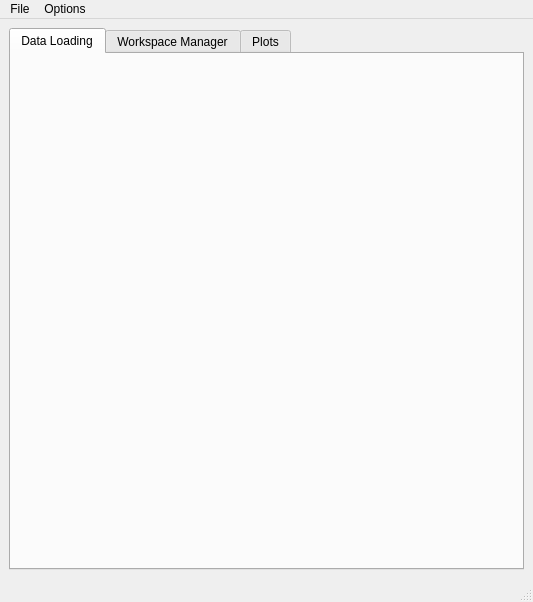
<?xml version="1.0" encoding="UTF-8"?>
<ui version="4.0">
 <class>MainWindow</class>
 <widget class="QMainWindow" name="MainWindow">
  <property name="geometry">
   <rect>
    <x>0</x>
    <y>0</y>
    <width>533</width>
    <height>602</height>
   </rect>
  </property>
  <property name="windowTitle">
   <string>Mantid MSlice</string>
  </property>
  <widget class="QWidget" name="centralwidget">
   <layout class="QGridLayout" name="gridLayout">
    <item row="0" column="0">
     <widget class="QSplitter" name="splitter">
      <property name="orientation">
       <enum>Qt::Vertical</enum>
      </property>
      <widget class="QTabWidget" name="tabWidget">
       <property name="sizePolicy">
        <sizepolicy hsizetype="Preferred" vsizetype="Preferred">
         <horstretch>0</horstretch>
         <verstretch>0</verstretch>
        </sizepolicy>
       </property>
       <property name="tabShape">
        <enum>QTabWidget::Rounded</enum>
       </property>
       <property name="currentIndex">
        <number>0</number>
       </property>
       <property name="iconSize">
        <size>
         <width>16</width>
         <height>16</height>
        </size>
       </property>
       <widget class="DataLoaderWidget" name="data_loading">
        <attribute name="title">
         <string>Data Loading</string>
        </attribute>
       </widget>
       <widget class="QWidget" name="workspace_manager">
        <attribute name="title">
         <string>Workspace Manager</string>
        </attribute>
        <layout class="QHBoxLayout" name="horizontalLayout_2">
         <item>
          <widget class="WorkspaceManagerWidget" name="wgtWorkspacemanager" native="true">
           <property name="maximumSize">
            <size>
             <width>500</width>
             <height>16777215</height>
            </size>
           </property>
          </widget>
         </item>
         <item>
          <widget class="QWidget" name="controls" native="true">
           <layout class="QVBoxLayout" name="verticalLayout_2">
            <item>
             <widget class="QWidget" name="widget_3" native="true">
              <property name="maximumSize">
               <size>
                <width>250</width>
                <height>16777215</height>
               </size>
              </property>
              <layout class="QGridLayout" name="gridLayout_2">
               <item row="1" column="1">
                <widget class="QPushButton" name="btnRename">
                 <property name="maximumSize">
                  <size>
                   <width>130</width>
                   <height>16777215</height>
                  </size>
                 </property>
                 <property name="text">
                  <string>Rename</string>
                 </property>
                </widget>
               </item>
               <item row="0" column="0">
                <spacer name="verticalSpacer_2">
                 <property name="orientation">
                  <enum>Qt::Vertical</enum>
                 </property>
                 <property name="sizeHint" stdset="0">
                  <size>
                   <width>20</width>
                   <height>40</height>
                  </size>
                 </property>
                </spacer>
               </item>
               <item row="6" column="0">
                <widget class="QPushButton" name="btnDelete">
                 <property name="maximumSize">
                  <size>
                   <width>130</width>
                   <height>16777215</height>
                  </size>
                 </property>
                 <property name="text">
                  <string>Delete</string>
                 </property>
                </widget>
               </item>
               <item row="3" column="0">
                <widget class="QPushButton" name="btnAdd">
                 <property name="maximumSize">
                  <size>
                   <width>130</width>
                   <height>16777215</height>
                  </size>
                 </property>
                 <property name="text">
                  <string>Add</string>
                 </property>
                </widget>
               </item>
               <item row="1" column="0">
                <widget class="QPushButton" name="btnSave">
                 <property name="maximumSize">
                  <size>
                   <width>130</width>
                   <height>16777215</height>
                  </size>
                 </property>
                 <property name="text">
                  <string>Save</string>
                 </property>
                </widget>
               </item>
               <item row="4" column="0">
                <widget class="QPushButton" name="btnPlot">
                 <property name="maximumSize">
                  <size>
                   <width>130</width>
                   <height>16777215</height>
                  </size>
                 </property>
                 <property name="text">
                  <string>Plot</string>
                 </property>
                </widget>
               </item>
               <item row="7" column="0">
                <widget class="QPushButton" name="btnMerge">
                 <property name="maximumSize">
                  <size>
                   <width>130</width>
                   <height>16777215</height>
                  </size>
                 </property>
                 <property name="text">
                  <string>Merge</string>
                 </property>
                </widget>
               </item>
               <item row="4" column="1">
                <widget class="QPushButton" name="btnOverplot">
                 <property name="maximumSize">
                  <size>
                   <width>130</width>
                   <height>16777215</height>
                  </size>
                 </property>
                 <property name="text">
                  <string>Overplot</string>
                 </property>
                </widget>
               </item>
               <item row="3" column="1">
                <widget class="QPushButton" name="btnSubtract">
                 <property name="maximumSize">
                  <size>
                   <width>130</width>
                   <height>16777215</height>
                  </size>
                 </property>
                 <property name="text">
                  <string>Subtract</string>
                 </property>
                </widget>
               </item>
               <item row="8" column="0">
                <spacer name="verticalSpacer">
                 <property name="orientation">
                  <enum>Qt::Vertical</enum>
                 </property>
                 <property name="sizeHint" stdset="0">
                  <size>
                   <width>20</width>
                   <height>40</height>
                  </size>
                 </property>
                </spacer>
               </item>
               <item row="6" column="1">
                <widget class="QFrame" name="stackFrame">
                 <property name="sizePolicy">
                  <sizepolicy hsizetype="Minimum" vsizetype="Minimum">
                   <horstretch>0</horstretch>
                   <verstretch>0</verstretch>
                  </sizepolicy>
                 </property>
                 <property name="minimumSize">
                  <size>
                   <width>130</width>
                   <height>25</height>
                  </size>
                 </property>
                 <property name="frameShape">
                  <enum>QFrame::NoFrame</enum>
                 </property>
                 <property name="frameShadow">
                  <enum>QFrame::Plain</enum>
                 </property>
                 <property name="lineWidth">
                  <number>0</number>
                 </property>
                 <widget class="QPushButton" name="btnSaveToADS">
                  <property name="enabled">
                   <bool>true</bool>
                  </property>
                  <property name="geometry">
                   <rect>
                    <x>0</x>
                    <y>0</y>
                    <width>130</width>
                    <height>25</height>
                   </rect>
                  </property>
                  <property name="sizePolicy">
                   <sizepolicy hsizetype="Minimum" vsizetype="Minimum">
                    <horstretch>0</horstretch>
                    <verstretch>0</verstretch>
                   </sizepolicy>
                  </property>
                  <property name="minimumSize">
                   <size>
                    <width>130</width>
                    <height>25</height>
                   </size>
                  </property>
                  <property name="maximumSize">
                   <size>
                    <width>130</width>
                    <height>16777215</height>
                   </size>
                  </property>
                  <property name="text">
                   <string>Save to MantidWorkbench</string>
                  </property>
                 </widget>
                </widget>
               </item>
               <item row="6" column="1">
                <widget class="QPushButton" name="btnCompose">
                 <property name="maximumSize">
                  <size>
                   <width>130</width>
                   <height>16777215</height>
                  </size>
                 </property>
                 <property name="text">
                  <string>Compose</string>
                 </property>
                </widget>
               </item>
              </layout>
             </widget>
            </item>
            <item>
             <widget class="QTabWidget" name="tabWidget_2">
              <property name="sizePolicy">
               <sizepolicy hsizetype="Preferred" vsizetype="Preferred">
                <horstretch>0</horstretch>
                <verstretch>0</verstretch>
               </sizepolicy>
              </property>
              <property name="currentIndex">
               <number>0</number>
              </property>
              <widget class="PowderWidget" name="wgtPowder">
               <attribute name="title">
                <string>Powder</string>
               </attribute>
              </widget>
              <widget class="SliceWidget" name="wgtSlice">
               <attribute name="title">
                <string>Slice</string>
               </attribute>
              </widget>
              <widget class="CutWidget" name="wgtCut">
               <attribute name="title">
                <string>Cut</string>
               </attribute>
              </widget>
             </widget>
            </item>
            <item>
             <spacer name="verticalSpacer_3">
              <property name="orientation">
               <enum>Qt::Vertical</enum>
              </property>
              <property name="sizeHint" stdset="0">
               <size>
                <width>20</width>
                <height>40</height>
               </size>
              </property>
             </spacer>
            </item>
           </layout>
          </widget>
         </item>
        </layout>
       </widget>
       <widget class="PlotSelectorView" name="plot_selector_view">
        <attribute name="title">
         <string>Plots</string>
        </attribute>
       </widget>
      </widget>
     </widget>
    </item>
   </layout>
  </widget>
  <widget class="QStatusBar" name="statusbar">
   <property name="font">
    <font>
     <pointsize>11</pointsize>
     <weight>75</weight>
     <bold>true</bold>
    </font>
   </property>
  </widget>
  <widget class="QMenuBar" name="menuBar">
   <property name="geometry">
    <rect>
     <x>0</x>
     <y>0</y>
     <width>533</width>
     <height>18</height>
    </rect>
   </property>
   <widget class="QMenu" name="menuFile">
    <property name="title">
     <string>File</string>
    </property>
    <addaction name="action_quit"/>
   </widget>
   <widget class="QMenu" name="menuOptions">
    <property name="title">
     <string>Options</string>
    </property>
    <widget class="QMenu" name="menuDefault_Energy_Units">
     <property name="title">
      <string>Default Energy Units</string>
     </property>
    </widget>
    <widget class="QMenu" name="menuEUnitConv">
     <property name="title">
      <string>Automatic Energy Unit Conversion</string>
     </property>
     <addaction name="actionEUnitConvEnabled"/>
     <addaction name="actionEUnitConvDisabled"/>
    </widget>
    <widget class="QMenu" name="menuCutAlgo">
     <property name="title">
      <string>Cut algorithm default</string>
     </property>
     <addaction name="actionCutAlgoIntegration"/>
     <addaction name="actionCutAlgoRebin"/>
    </widget>
    <addaction name="menuDefault_Energy_Units"/>
    <addaction name="menuEUnitConv"/>
    <addaction name="menuCutAlgo"/>
   </widget>
   <addaction name="menuFile"/>
   <addaction name="menuOptions"/>
  </widget>
  <action name="action_quit">
   <property name="text">
    <string>Quit</string>
   </property>
  </action>
  <action name="actionEUnitConvEnabled">
   <property name="checkable">
    <bool>true</bool>
   </property>
   <property name="checked">
    <bool>true</bool>
   </property>
   <property name="text">
    <string>Enabled</string>
   </property>
  </action>
  <action name="actionEUnitConvDisabled">
   <property name="checkable">
    <bool>true</bool>
   </property>
   <property name="text">
    <string>Disabled</string>
   </property>
  </action>
  <action name="actionCutAlgoIntegration">
   <property name="checkable">
    <bool>true</bool>
   </property>
   <property name="text">
    <string>Integration (Sum Counts)</string>
   </property>
  </action>
  <action name="actionCutAlgoRebin">
   <property name="checkable">
    <bool>true</bool>
   </property>
   <property name="checked">
    <bool>true</bool>
   </property>
   <property name="text">
    <string>Rebin (Averages Counts)</string>
   </property>
  </action>
 </widget>
 <customwidgets>
  <customwidget>
   <class>WorkspaceManagerWidget</class>
   <extends>QWidget</extends>
   <header>mslice/widgets/workspacemanager/workspacemanager.h</header>
   <container>1</container>
  </customwidget>
  <customwidget>
   <class>SliceWidget</class>
   <extends>QWidget</extends>
   <header>mslice/widgets/slice/slice.h</header>
   <container>1</container>
  </customwidget>
  <customwidget>
   <class>CutWidget</class>
   <extends>QWidget</extends>
   <header>mslice/widgets/cut/cut.h</header>
   <container>1</container>
  </customwidget>
  <customwidget>
   <class>PowderWidget</class>
   <extends>QWidget</extends>
   <header>mslice/widgets/projection/powder/powder.h</header>
   <container>1</container>
  </customwidget>
  <customwidget>
   <class>DataLoaderWidget</class>
   <extends>QWidget</extends>
   <header>mslice/widgets/dataloader/dataloader.h</header>
   <container>1</container>
  </customwidget>
  <customwidget>
   <class>PlotSelectorView</class>
   <extends>QWidget</extends>
   <header>mslice/widgets/plotselector/view.h</header>
   <container>1</container>
  </customwidget>
 </customwidgets>
 <resources/>
 <connections/>
</ui>
